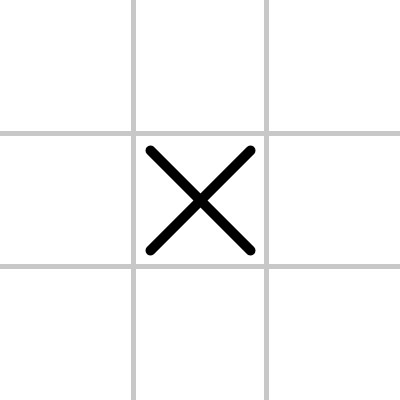
Frame 1 (no input)
Frame 60 (the mouse pressed at the canvas centre just before this capture): identical to frame 1, image omitted
Frame 120 (the mouse held since frame 60 and released just before this capture): identical to frame 1, image omitted

The Processing sketch that drew this single still picture (run headless with seeded random() and noise(); from frame 60 on, the mouse is pressed at the canvas centre):

// Processing sketch: main
// ── main.pde
Board board;

int g;

String gameState = "game";

void setup() {
  size(400, 400);

  board = new Board();

  float r = random(1);

  if (r < 0.5) {
    board.turn = false;
  } else {
    board.turn = true;
  }
}

void draw() {


  switch(gameState) {
  case "game":
    background(255);
    println(board.cross, board.circle);
    board.display();
    board.winCondition();
    break;
  case "win":
    background(255);
    fill(200, 50, 50);
    textSize(60);

    if (keyPressed) {
      if (keyCode == UP ) {
        for (int i = 0; i < 9; i++) {
          board.squares[i] = 0;
        }
        g = 0;
        board.circle = false;
        board.cross = false;
        gameState = "game";
        keyPressed = false;
      }
    }
    text(board.won+" wins", 50, 200);
    break;
  }
}

void mouseClicked() {

  board.input();
  g++;
}

// ── Board.pde
class Board {

  int[] squares = new int[9];

  boolean circle, cross;

  PVector location;
  int size = 50;
  int gsec;

  String won;

  boolean turn, state;

  Board() {

    location = new PVector(width/2, height/2);
  }

  void display() {
    stroke(200);
    strokeWeight(5);

    line(width*1/3, 0, width*1/3, height);
    line(width*2/3, 0, width*2/3, height);
    line(0, height*1/3, width, height*1/3);
    line(0, height*2/3, width, height*2/3);



    if ((mouseX > size) && (mouseX < width-size) && (mouseY > size) && (mouseY < height-size)) {
      location.x = mouseX;
      location.y = mouseY;
    }

    fill(255);
    stroke(0);
    strokeWeight(10);


    for (int i = 1; i < 10; i++) {
      if ((i > 0) && (i < 4)) {
        if (squares[i-1] == 1) {
          line(width*(i*2-1)/6-size, height*1/6-size, width*(i*2-1)/6+size, height*1/6+size);
          line(width*(i*2-1)/6-size, height*1/6+size, width*(i*2-1)/6+size, height*1/6-size);
        } else if (squares[i-1] == 5) {
          ellipse(width*(i*2-1)/6, height*1/6, size*2, size*2);
        }
      } else if ((i > 3) && (i < 7)) {
        if (squares[i-1] == 1) {
          line(width*((i-3)*2-1)/6-size, height*3/6-size, width*((i-3)*2-1)/6+size, height*3/6+size);
          line(width*((i-3)*2-1)/6-size, height*3/6+size, width*((i-3)*2-1)/6+size, height*3/6-size);
        } else if (squares[i-1] == 5) {
          ellipse(width*((i-3)*2-1)/6, height*3/6, size*2, size*2);
        }
      } else if ((i > 6) && (i < 10)) {
        if (squares[i-1] == 1) {
          line(width*((i-6)*2-1)/6-size, height*5/6-size, width*((i-6)*2-1)/6+size, height*5/6+size);
          line(width*((i-6)*2-1)/6-size, height*5/6+size, width*((i-6)*2-1)/6+size, height*5/6-size);
        } else if (squares[i-1] == 5) {
          ellipse(width*((i-6)*2-1)/6, height*5/6, size*2, size*2);
        }
      }
    }
    if (turn) {
      line(location.x-size, location.y-size, location.x+size, location.y+size);
      line(location.x-size, location.y+size, location.x+size, location.y-size);
    } else {
      ellipse(location.x, location.y, size*2, size*2);
    }
  }

  void input() {


    if ((mouseX > 0) && (mouseX < width*1/3) && (mouseY > 0) && (mouseY < height*1/3) && (squares[0] == 0)) {
      if (turn) {
        squares[0] = 1;
      } else {
        squares[0] = 5;
      }
      board.turn = !board.turn;
      println(squares[0]);
    } else if ((mouseX > width*1/3) && (mouseX < width*2/3) && (mouseY > 0) && (mouseY < height*1/3)&& (squares[1] == 0)) {
      if (turn) {
        squares[1] = 1;
      } else {
        squares[1] = 5;
      }
      board.turn = !board.turn;
      println(squares[1]);
    } else if ((mouseX > width*2/3) && (mouseX < width) && (mouseY > 0) && (mouseY < height*1/3)&& (squares[2] == 0)) {
      if (turn) {
        squares[2] = 1;
      } else {
        squares[2] = 5;
      }
      board.turn = !board.turn;
      println(squares[2]);
    } else if ((mouseX > 0) && (mouseX < width*1/3) && (mouseY > height*1/3) && (mouseY < height*2/3) && (squares[3] == 0)) {
      if (turn) {
        squares[3] = 1;
      } else {
        squares[3] = 5;
      }
      board.turn = !board.turn;
      println(squares[3]);
    } else if ((mouseX > width*1/3) && (mouseX < width*2/3) && (mouseY > height*1/3) && (mouseY < height*2/3) && (squares[4] == 0)) {
      if (turn) {
        squares[4] = 1;
      } else {
        squares[4] = 5;
      }
      board.turn = !board.turn;
      println(squares[4]);
    } else if ((mouseX > width*2/3) && (mouseX < width) && (mouseY > height*1/3) && (mouseY < height*2/3) && (squares[5] == 0)) {
      if (turn) {
        squares[5] = 1;
      } else {
        squares[5] = 5;
      }
      board.turn = !board.turn;
      println(squares[5]);
    }
    if ((mouseX > 0) && (mouseX < width*1/3) && (mouseY > height*2/3) && (mouseY < height) && (squares[6] == 0)) {
      if (turn) {
        squares[6] = 1;
      } else {
        squares[6] = 5;
      }
      board.turn = !board.turn;
      println(squares[6]);
    }
    if ((mouseX > width*1/3) && (mouseX < width*2/3) && (mouseY > height*2/3) && (mouseY < height) && (squares[7] == 0)) {
      if (turn) {
        squares[7] = 1;
      } else {
        squares[7] = 5;
      }
      board.turn = !board.turn;
      println(squares[7]);
    }
    if ((mouseX > width*2/3) && (mouseX < width) && (mouseY > height*2/3) && (mouseY < height) && (squares[8] == 0)) {
      if (turn) {
        squares[8] = 1;
      } else {
        squares[8] = 5;
      }
      board.turn = !board.turn;
      println(squares[8]);
    }
  }

  void winCondition() {


    // Vandret række 1
    if (squares[0] + squares[1] + squares[2] == 3) {
      cross = true;
    } else if (squares[0] + squares[1] + squares[2] == 15) {
      circle = true;
    }
    // Vandret række 2
    if (squares[3] + squares[4] + squares[5] == 3) {
      cross = true;
    } else if (squares[3] + squares[4] + squares[5] == 15) {
      circle = true;
    }
    // Vandret række 3
    if (squares[6] + squares[7] + squares[8] == 3) {
      cross = true;
    } else if (squares[6] + squares[7] + squares[8] == 15) {
      circle = true;
    }
    // Lodret række 1
    if (squares[0] + squares[3] + squares[6] == 3) {
      cross = true;
    } else if (squares[0] + squares[3] + squares[6] == 15) {
      circle = true;
    }
    // Lodret række 2
    if (squares[1] + squares[4] + squares[7] == 3) {
      cross = true;
    } else if (squares[1] + squares[4] + squares[7] == 15) {
      circle = true;
    }
    // Lodret række 3
    if (squares[2] + squares[5] + squares[8] == 3) {
      cross = true;
    } else if (squares[2] + squares[5] + squares[8] == 15) {
      circle = true;
    }
    // Skrå række 1
    if (squares[0] + squares[4] + squares[8] == 3) {
      cross = true;
    } else if (squares[0] + squares[4] + squares[8] == 15) {
      circle = true;
    }
    // Skrå række 2
    if (squares[2] + squares[4] + squares[6] == 3) {
      cross = true;
    } else if (squares[2] + squares[4] + squares[6] == 15) {
      circle = true;
    }


    if ((cross) || (circle)) {
      gameState = "win";

      if (cross) {
        won = "Cross";
      } else if (circle ) {
        won = "Circle";
      }
    }

    if (g == 9) {
      won = "Tied";
      gameState = "win";
    }
  }
}
